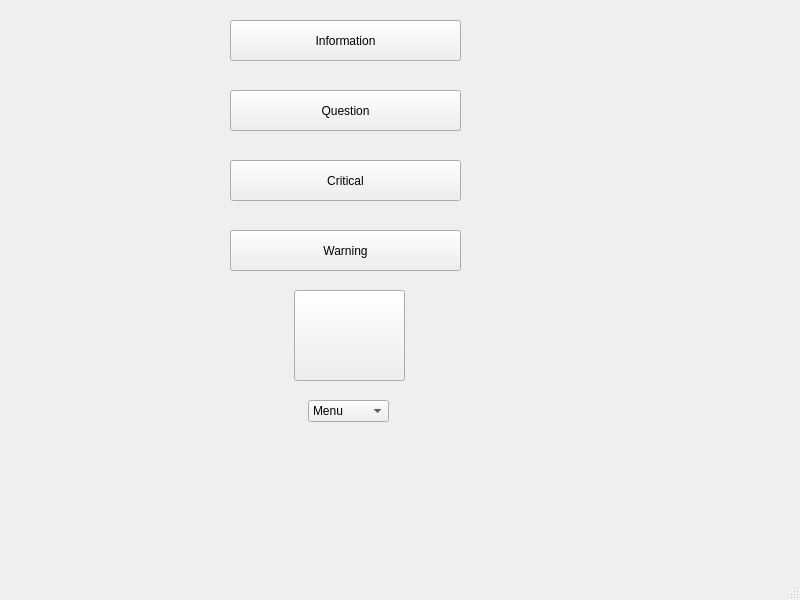
<?xml version="1.0" encoding="UTF-8"?>
<ui version="4.0">
 <class>MainWindow</class>
 <widget class="QMainWindow" name="MainWindow">
  <property name="geometry">
   <rect>
    <x>0</x>
    <y>0</y>
    <width>800</width>
    <height>600</height>
   </rect>
  </property>
  <property name="windowTitle">
   <string>MainWindow</string>
  </property>
  <widget class="QWidget" name="centralwidget">
   <widget class="QPushButton" name="pushButton">
    <property name="geometry">
     <rect>
      <x>230</x>
      <y>20</y>
      <width>231</width>
      <height>41</height>
     </rect>
    </property>
    <property name="text">
     <string>Information</string>
    </property>
   </widget>
   <widget class="QPushButton" name="pushButton_2">
    <property name="geometry">
     <rect>
      <x>230</x>
      <y>90</y>
      <width>231</width>
      <height>41</height>
     </rect>
    </property>
    <property name="text">
     <string>Question</string>
    </property>
   </widget>
   <widget class="QPushButton" name="pushButton_3">
    <property name="geometry">
     <rect>
      <x>230</x>
      <y>160</y>
      <width>231</width>
      <height>41</height>
     </rect>
    </property>
    <property name="text">
     <string>Critical</string>
    </property>
   </widget>
   <widget class="QPushButton" name="pushButton_4">
    <property name="geometry">
     <rect>
      <x>230</x>
      <y>230</y>
      <width>231</width>
      <height>41</height>
     </rect>
    </property>
    <property name="text">
     <string>Warning</string>
    </property>
   </widget>
   <widget class="QPushButton" name="pushButton_5">
    <property name="geometry">
     <rect>
      <x>294</x>
      <y>290</y>
      <width>111</width>
      <height>91</height>
     </rect>
    </property>
    <property name="text">
     <string/>
    </property>
    <property name="iconSize">
     <size>
      <width>100</width>
      <height>100</height>
     </size>
    </property>
   </widget>
   <widget class="QComboBox" name="comboBox">
    <property name="geometry">
     <rect>
      <x>308</x>
      <y>400</y>
      <width>81</width>
      <height>22</height>
     </rect>
    </property>
    <item>
     <property name="text">
      <string>Menu</string>
     </property>
    </item>
    <item>
     <property name="text">
      <string>First</string>
     </property>
    </item>
    <item>
     <property name="text">
      <string>Second</string>
     </property>
    </item>
    <item>
     <property name="text">
      <string>Thoird</string>
     </property>
    </item>
   </widget>
  </widget>
  <widget class="QMenuBar" name="menubar">
   <property name="geometry">
    <rect>
     <x>0</x>
     <y>0</y>
     <width>800</width>
     <height>21</height>
    </rect>
   </property>
  </widget>
  <widget class="QStatusBar" name="statusbar"/>
 </widget>
 <resources/>
 <connections/>
</ui>
